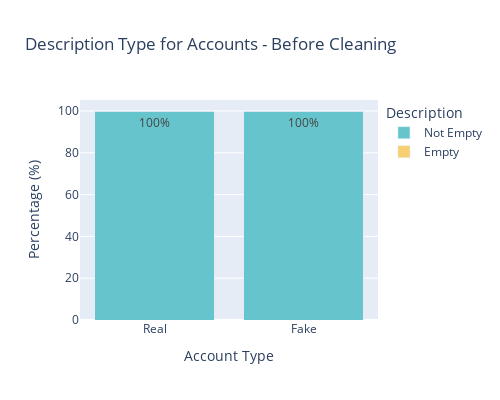

Notebook code for this chart:
### Code cell
df1['is_fake'] = df1['is_fake'].replace({True: 'fake', False: 'real'})
real_accounts = df1[df1['is_fake'] == 'real']
length_real = len(real_accounts)
fake_accounts = df1[df1['is_fake'] == 'fake']
length_fake = len(fake_accounts)

real_accounts_with_null_description = real_accounts[real_accounts['description'] == 'null']
length_real_with_null = len(real_accounts_with_null_description)
real_accounts_with_not_null_description = real_accounts[real_accounts['description'] != 'null']
length_real_without_null = len(real_accounts_with_not_null_description)
fake_accounts_with_null_description = fake_accounts[fake_accounts['description'] == 'null']
length_fake_with_null = len(fake_accounts_with_null_description)
fake_accounts_with_not_null_description = fake_accounts[fake_accounts['description'] != 'null']
length_fake_without_null = len(fake_accounts_with_not_null_description)

percentage_real = length_real/len(df1)
percentage_real_with_null = length_real_with_null/length_real
percentage_real_without_null = length_real_without_null/length_real
percentage_fake = length_fake/len(df1)
percentage_fake_with_null = length_fake_with_null/length_fake
percentage_fake_without_null = length_fake_without_null/length_fake

# Create a DataFrame for plotting
data = {
    'Account Type': ['Real', 'Real', 'Fake', 'Fake'],
    'Description': ['Not Empty', 'Empty', 'Not Empty', 'Empty'],
    'Percentage': [
        percentage_real_without_null * 100,
        percentage_real_with_null * 100,
        percentage_fake_without_null * 100,
        percentage_fake_with_null * 100
    ]
}
plot_data = pd.DataFrame(data)

# Create a stacked bar chart using Plotly Express
fig = px.bar(plot_data, x='Account Type', y='Percentage', color='Description',
             barmode='stack', labels={'Percentage': 'Percentage (%)'},color_discrete_sequence=px.colors.qualitative.Pastel,text='Percentage',
             title='Description Type for Accounts - Before Cleaning')
fig.update_traces(texttemplate='%{text:.0f}%', textposition='inside')
fig.update_layout(width=500, height=400)
fig.show()

### Figure 1 — Plotly figure (JSON) as saved in the notebook; plotly's stock layout.template omitted (floating-point values rounded to 4 significant figures)
{"data": [{"alignmentgroup": "True", "hovertemplate": "Description=Not Empty<br>Account Type=%{x}<br>Percentage (%)=%{text}<extra></extra>", "legendgroup": "Not Empty", "marker": {"color": "rgb(102, 197, 204)", "pattern": {"shape": ""}}, "name": "Not Empty", "offsetgroup": "Not Empty", "orientation": "v", "showlegend": true, "text": [100, 100], "textposition": "inside", "texttemplate": "%{text:.0f}%", "type": "bar", "x": ["Real", "Fake"], "xaxis": "x", "y": [100, 100], "yaxis": "y"}, {"alignmentgroup": "True", "hovertemplate": "Description=Empty<br>Account Type=%{x}<br>Percentage (%)=%{text}<extra></extra>", "legendgroup": "Empty", "marker": {"color": "rgb(246, 207, 113)", "pattern": {"shape": ""}}, "name": "Empty", "offsetgroup": "Empty", "orientation": "v", "showlegend": true, "text": [0, 0], "textposition": "inside", "texttemplate": "%{text:.0f}%", "type": "bar", "x": ["Real", "Fake"], "xaxis": "x", "y": [0, 0], "yaxis": "y"}], "layout": {"barmode": "stack", "height": 400, "legend": {"title": {"text": "Description"}, "tracegroupgap": 0}, "title": {"text": "Description Type for Accounts - Before Cleaning"}, "width": 500, "xaxis": {"anchor": "y", "domain": [0, 1], "title": {"text": "Account Type"}}, "yaxis": {"anchor": "x", "domain": [0, 1], "title": {"text": "Percentage (%)"}}}}
